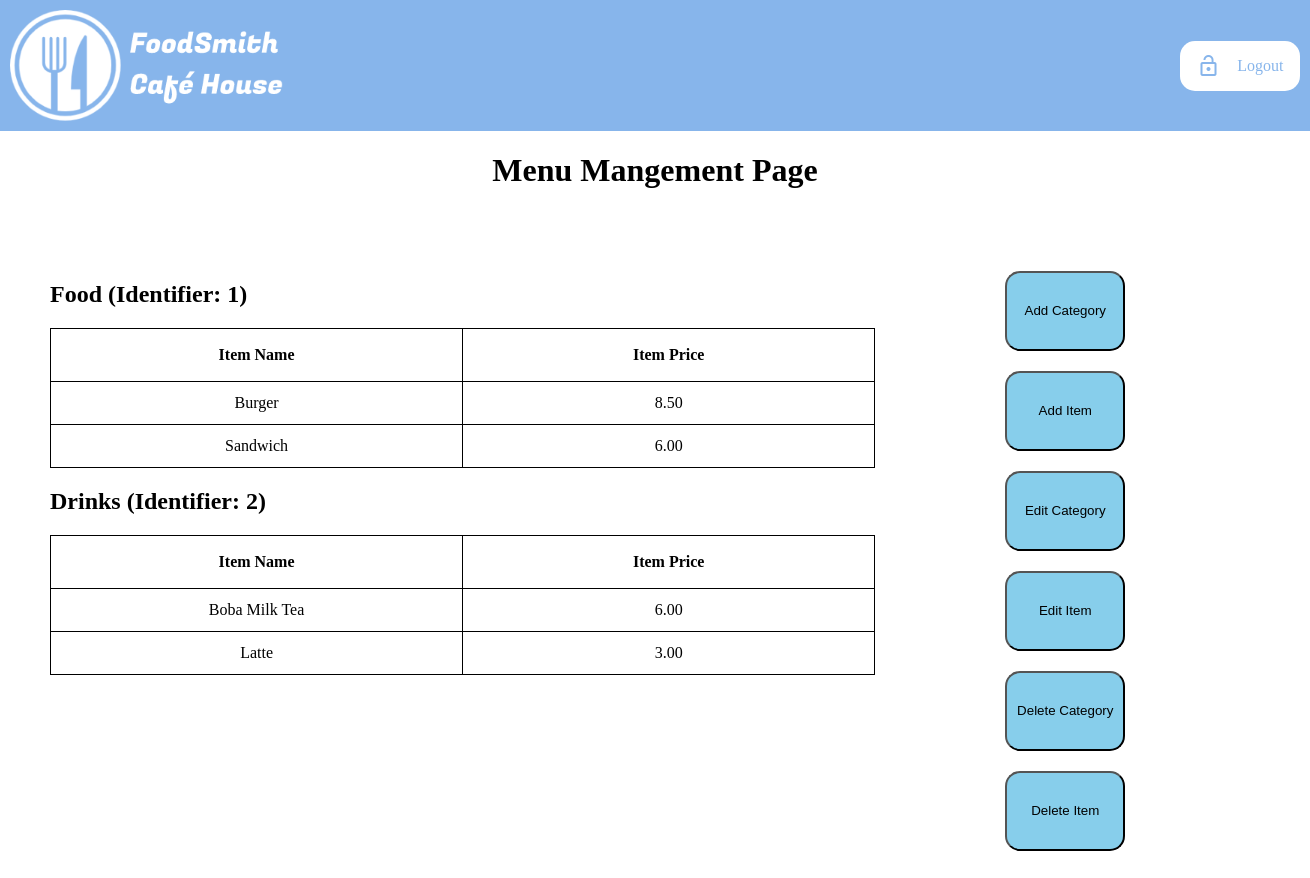
Page /menu/index.php on the committed database.
### tables this page shows
CREATE TABLE `category` (
  `categoryID` int(11) NOT NULL,
  `categoryName` text NOT NULL
);

CREATE TABLE `menu` (
  `itemID` int(11) NOT NULL,
  `categoryID` int(11) NOT NULL,
  `itemName` text NOT NULL,
  `itemPrice` float NOT NULL
);

### menu/index.php (the view, shortened to what this page needs)
<!DOCTYPE html>
<html lang="en">
<head>
	<link rel="stylesheet" href="menu_style.css">
<?php
	include_once ($_SERVER['DOCUMENT_ROOT']."/template/header.php");
?>
	<h1>Menu Mangement Page</h1>
	<article>
		<div class="table-group">
	<?php
		include_once ($_SERVER['DOCUMENT_ROOT']."/db_conn.php");
		$categoryQuery = "SELECT * FROM category";
		$categoryResult = $conn->query($categoryQuery);
		while ($categoryRow = $categoryResult->fetch_assoc())
		{
			$menuQuery = "SELECT * FROM menu WHERE categoryID = " . $categoryRow["categoryID"];
			$menuResult = $conn->query($menuQuery);
			if ($menuResult->num_rows > 0)
			{
				echo "<h2>" . $categoryRow["categoryName"] . " (Identifier: " . $categoryRow["categoryID"] .  ")</h2>";
				echo "<table class='theTables'><tr><th>Item Name</th><th>Item Price</th></tr>";
				while($menuRow = $menuResult->fetch_assoc())
				{
					echo "<tr class='list-items'><td>" . $menuRow["itemName"] . "</td><td>" . number_format($menuRow["itemPrice"], 2) . "</td></tr>";
				}
				echo "</table>";
			}
			else
			{
				echo "<p>No results for the " . $categoryRow["categoryName"] . " (Identifier: " . $categoryRow["categoryID"] .  ") category.</p>";
			}
		}
	?>
		</div>
		<div class='menu-buttons-group'>
			<button class='menu-buttons' onclick="showAddCategory()">
				<p>Add Category</p>
			</button>
			<button class='menu-buttons' onclick="showAddItem()">
				<p>Add Item</p>
			</button>
			<button class='menu-buttons' onclick="showEditCategory()">
				<p>Edit Category</p>
			</button>
			<button class='menu-buttons' onclick="showEditItem()">
				<p>Edit Item</p>
			</button>
			<button class='menu-buttons' onclick="showDeleteCategory()">
				<p>Delete Category</p>
			</button>
			<button class='menu-buttons' onclick="showDeleteItem()">
				<p>Delete Item</p>
			</button>
		</div>
	</article>
</body>
</html>

### menu/menu_style.css (style rules this page uses)
body { padding: 0; margin: 0; background-color: white; }
article { padding: 50px; width: 100%; display: flex; flex-direction: row; }
h1 { text-align: center; }
.table-group { width: 70%; }
.table-group table { width: 90%; table-layout: fixed; text-align: center; }
.table-group table, .table-group th, .table-group td { border: 1px solid black; border-collapse: collapse; }
.table-group th { height: 50px; }
.table-group td { height: 40px; }
.menu-buttons-group { width: 15%; display: flex; flex-direction: column; align-items: center; }
.menu-buttons { height: 80px; width: 120px; background-color: #87ceeb; margin: 10px; border-radius: 15px; text-align: center; display: flex; justify-content: space-evenly; align-items: center; }

### rows in the picture
category: categoryName "Food", categoryID "1"
menu: itemName "Burger", itemPrice "8.50"
menu: itemName "Sandwich", itemPrice "6.00"
category: categoryName "Drinks", categoryID "2"
menu: itemName "Boba Milk Tea", itemPrice "6.00"
menu: itemName "Latte", itemPrice "3.00"
